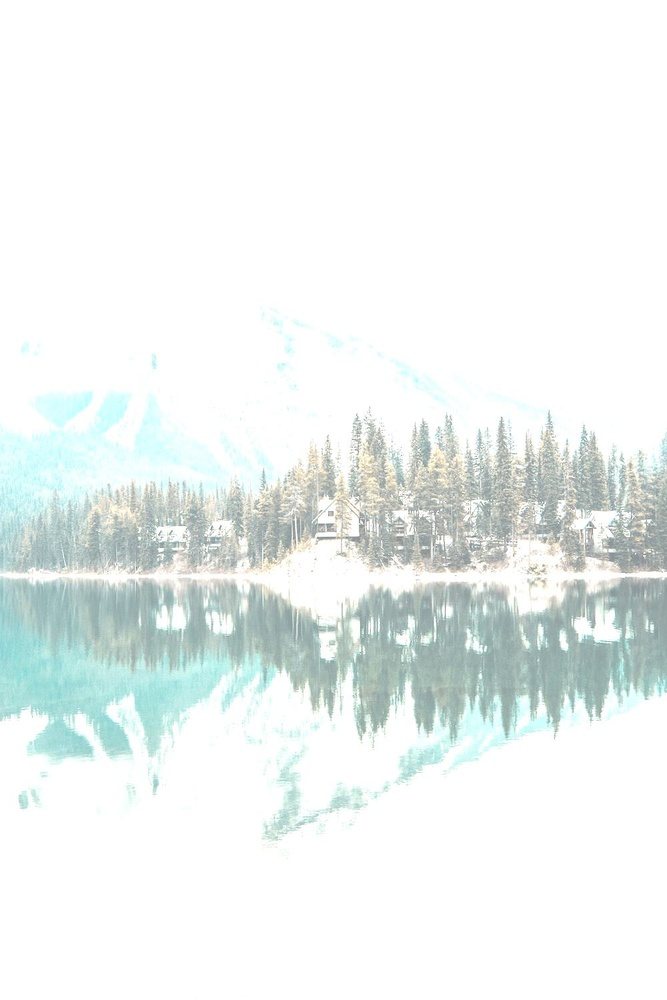
#> input picture chapter1.jpg, 667 x 1000 px, shrunk from 1000 x 1500 before the run, found by its file name
$ python Qn_2_Task1.py
#> lines starting #> are read from the running program, lines starting #| are printed output that depends on the picture
import time
from PIL import Image
import numpy as np

# Generate a number based on the current time
current_time = int(time.time())
generated_number = (current_time % 100) + 50
if generated_number % 2 == 0:
    generated_number += 10

print(f"Generated Number: {generated_number}")

# Define a fraction of the generated number to apply
fraction = 0.1  # Adjust this fraction as needed for a subtle change
adjustment_value = int(generated_number * fraction)

# Open the image file
image_path = 'Chapter1.jpg'
image = Image.open(image_path)
#> image is the input picture: PIL image 667x1000 RGB; mean R, G, B 237.6, 243, 241.7

# Convert the image to a NumPy array for processing
image_array = np.array(image)

# Adjust the RGB values by adding the smaller fraction of the generated number
adjusted_image_array = np.clip(image_array + adjustment_value, 0, 255)
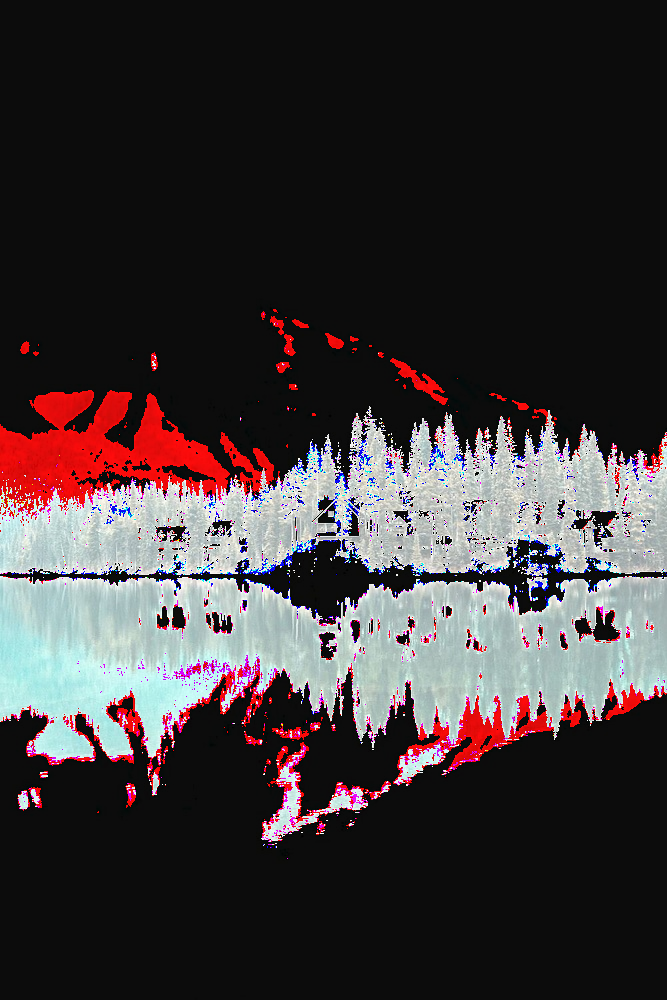
#> adjusted_image_array: shape (1000, 667, 3); mean R, G, B 61.9, 55.3, 56.8

# Convert the adjusted array back to an image
adjusted_image = Image.fromarray(adjusted_image_array.astype('uint8'))

# Save the new image
output_image_path = 'chapter1out.jpg'
adjusted_image.save(output_image_path)

# Calculate the sum of all red pixel values in the new image
red_channel = adjusted_image_array[:, :, 0]
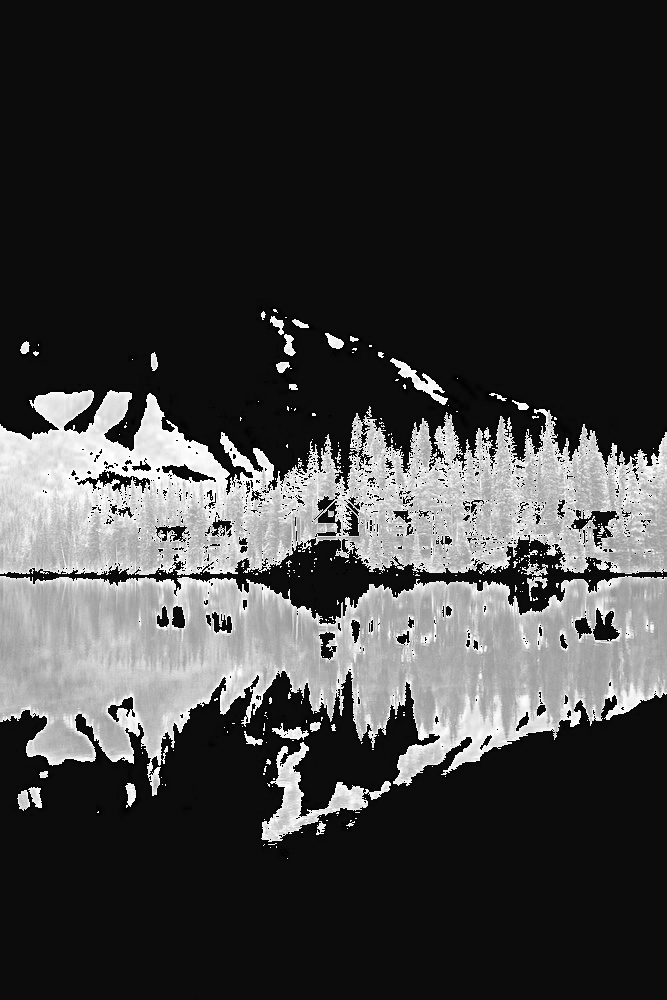
#> red_channel: shape (1000, 667); min 0, max 255, mean 61.9
sum_red_pixels = np.sum(red_channel)
#> sum_red_pixels = 41290303

# Print the sum of red pixel values
print(f"Sum of all red pixel values: {sum_red_pixels}")
#| Sum of all red pixel values: 41290303
